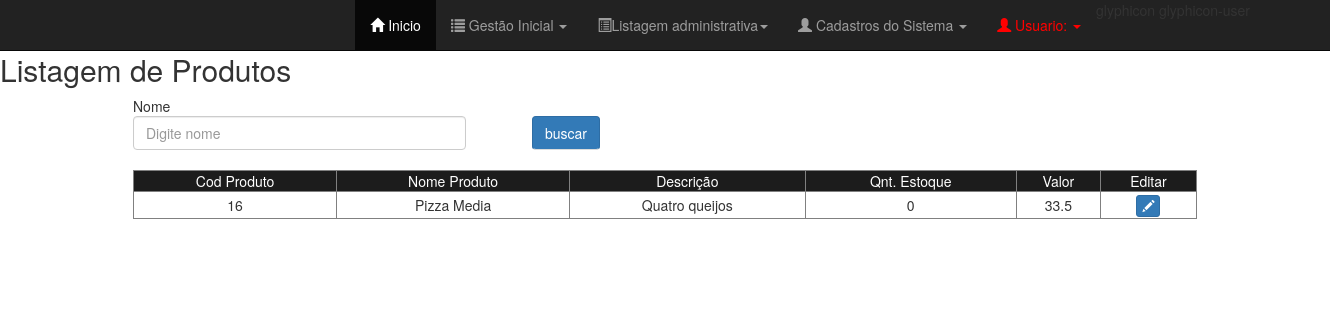
The page /Views/TelaListagemProdutosVenda.php on the database as committed earlier.
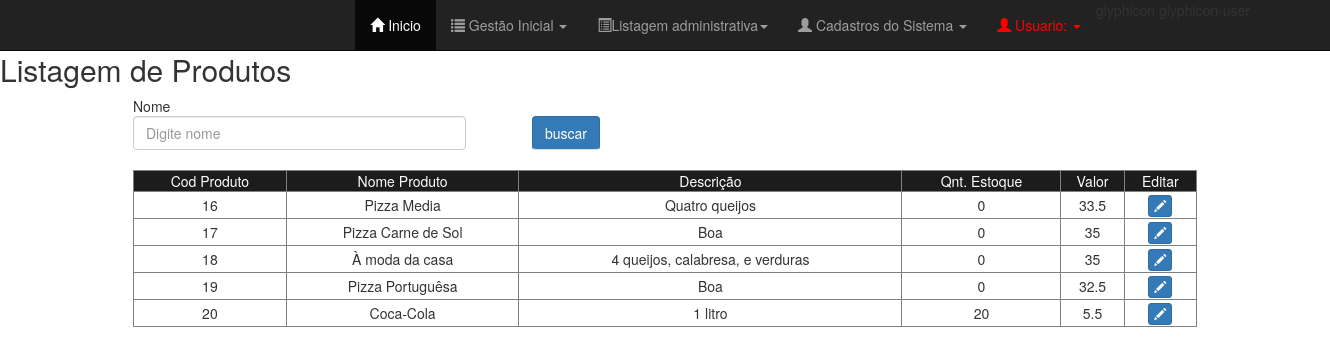
The same page on the database as committed later.
### tables this page shows
CREATE TABLE `tab_produtovenda` (
  `cod_produtovenda` int(11) NOT NULL,
  `nome_produto` varchar(50) DEFAULT NULL,
  `valor_produto` double DEFAULT NULL,
  `descricao_produto` varchar(60) DEFAULT NULL,
  `qnt_produto` int(11) DEFAULT NULL
);

### Views/TelaListagemProdutosVenda.php (the view, shortened to what this page needs)
<?php
	$c = new conectar();
    $conexao = $c->conexao();
    $sql =  "SELECT cod_produtovenda, nome_produto, descricao_produto, qnt_produto, valor_produto FROM tab_produtovenda";
    $result = mysqli_query($conexao, $sql);
?>
<!DOCTYPE html>
<html>
<head>
	<?php require_once "TelaMenu.php" ?>
	<link rel="stylesheet" type="text/css" href="../css/listagem_geral.css">
	<link rel="stylesheet" type="text/css" href="../../lib/bootstrap/css/bootstrap.css">
</head>
<body>
	<div class="principal">
			<div id="cabecalho_pesquisa">
			<h2>Listagem de Produtos</h2>
			    <div id="pesquisa">
					<form id="frmpesquisa" action="listagem/listagemProduto.esp.php" method="POST">
						<span id="de">Nome</span>
						<input type="text" class="form-control" id="busca_produto_cliente" name="busca_produto_cliente" placeholder="Digite nome" required></input>
						<button type="submit" class="btn btn-primary" id="btnPesquisaData">buscar</button>
					</form>
			</div>
				<div id="mostrapedidos">
					<table border="1" class="" id="tabeladepedidos">
						<tr id="topo_tabela">
							<td>Cod Produto</td>
							<td>Nome Produto</td>
							<td>Descrição</td>
							<td>Qnt. Estoque</td>
							<td>Valor</td>
							<td>Editar</td>
						</tr>
						<?php while($mostrar = mysqli_fetch_row($result)): ?>
						<tr id="corpo_tabela">
							<td><?php echo $mostrar[0]; ?></td>
							<td><?php echo utf8_encode($mostrar[1]); ?></td>
							<td><?php echo utf8_encode($mostrar[2]); ?></td>
							<td><?php echo $mostrar[3]; ?></td>
							<td><?php echo $mostrar[4]; ?></td>
							<td>
						    <span  data-toggle="modal" data-target="#abremodalUpdateProduto" class="btn btn-primary btn-xs" onclick="obterDadosProdutoVenda('<?php echo $mostrar[0] ?>')">
									<span class="glyphicon glyphicon-pencil"></span>
								</span>
							</td>
						</tr>
			        <?php endWhile; ?>
					</table>
				</div>
		</div>
	</div>
</body>
</html>

### Views/dependencias.php (shortened to what this page needs)
<link rel="stylesheet" type="text/css" href="../lib/alertifyjs/css/alertify.css">
<link rel="stylesheet" type="text/css" href="../lib/alertifyjs/css/themes/default.css">
<link rel="stylesheet" type="text/css" href="../lib/bootstrap/css/bootstrap.css">
<link rel="stylesheet" type="text/css" href="../lib/select2/css/select2.css">

### Views/TelaMenu.php (shortened to what this page needs)
<?php require_once "dependencias.php" ?>
<!DOCTYPE html>
<html>
<head>
</head>
<body>
  <div id="nav">
    <div class="navbar navbar-inverse navbar-fixed-top" data-spy="affix" data-offset-top="100">
      <div class="container">
        <div id="navbar" class="collapse navbar-collapse">
          <ul class="nav navbar-nav navbar-right">
            <li class="active"><a href="../index.php"><span class="glyphicon glyphicon-home"></span> Inicio</a>
            </li>
          <li class="dropdown">
            <a href="#" class="dropdown-toggle" data-toggle="dropdown" role="button" aria-haspopup="true" aria-expanded="false"><span class="glyphicon glyphicon-list"></span> Gestão Inicial <span class="caret"></span></a>
          </li>
          <li class="dropdown">
            <a href="#" class="dropdown-toggle" data-toggle="dropdown" role="button" aria-haspopup="true" aria-expanded="false"><span class="glyphicon glyphicon-list-alt"></span>Listagem administrativa<span class="caret"></span></a>
          </li>
          <li class="dropdown">
            <a href="#" class="dropdown-toggle" data-toggle="dropdown" role="button" aria-haspopup="true" aria-expanded="false"><span class="glyphicon glyphicon-user"></span> Cadastros do Sistema <span class="caret"></span></a>
          </li>
          <li class="dropdown" >
            <a href="#" style="color: red"  class="dropdown-toggle" data-toggle="dropdown" role="button" aria-haspopup="true" aria-expanded="false"><span class="glyphicon glyphicon-user"></span> Usuario:   <span class="caret"></span></a>
          </li>
        </ul>
      </div>
    </div>
  </div>
</div>
</body>
</html>

### css/listagem_geral.css (style rules this page uses)
#cabecalho_pesquisa { position: relative; margin-top: 4%; }
#pesquisa { position: relative; width: 100%; margin-left: 10%; }
#pesquisa input { position: relative; width: 25%; }
#pesquisa button { position: relative; margin-left: 30%; margin-top: -60px; border-bottom: 1px solid #DCDCDC; }
table { width: 80%; margin-left: 10%; text-align: center; }
table #topo_tabela { background-color: #1C1C1C; color: #FFFFFF; }
#corpo_tabela td { height: 27px; }

Rows that differ between the two databases and show on the page:
added tab_produtovenda: cod_produtovenda "17", nome_produto "Pizza Carne de Sol", descricao_produto "Boa", qnt_produto "0", valor_produto "35"
added tab_produtovenda: cod_produtovenda "18", nome_produto "À moda da casa", descricao_produto "4 queijos, calabresa, e verduras", qnt_produto "0", valor_produto "35"
added tab_produtovenda: cod_produtovenda "19", nome_produto "Pizza Portuguêsa", descricao_produto "Boa", qnt_produto "0", valor_produto "32.5"
added tab_produtovenda: cod_produtovenda "20", nome_produto "Coca-Cola", descricao_produto "1 litro", qnt_produto "20", valor_produto "5.5"
